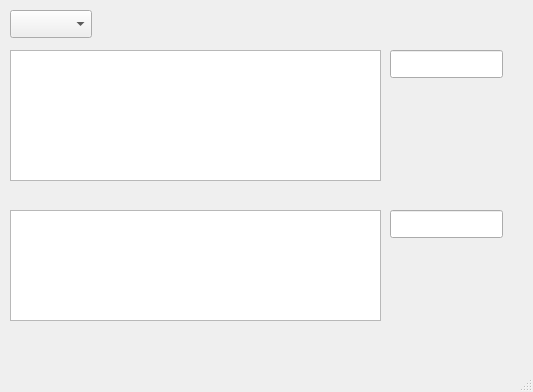
<?xml version="1.0" encoding="UTF-8"?>
<ui version="4.0">
 <class>MainWindow</class>
 <widget class="QMainWindow" name="MainWindow">
  <property name="geometry">
   <rect>
    <x>0</x>
    <y>0</y>
    <width>533</width>
    <height>392</height>
   </rect>
  </property>
  <property name="windowTitle">
   <string>MainWindow</string>
  </property>
  <widget class="QWidget" name="centralwidget">
   <widget class="QComboBox" name="comboBox">
    <property name="geometry">
     <rect>
      <x>10</x>
      <y>10</y>
      <width>82</width>
      <height>28</height>
     </rect>
    </property>
   </widget>
   <widget class="QTextBrowser" name="textBrowser">
    <property name="geometry">
     <rect>
      <x>10</x>
      <y>50</y>
      <width>371</width>
      <height>131</height>
     </rect>
    </property>
   </widget>
   <widget class="QTextBrowser" name="textBrowser_2">
    <property name="geometry">
     <rect>
      <x>10</x>
      <y>210</y>
      <width>371</width>
      <height>111</height>
     </rect>
    </property>
   </widget>
   <widget class="QLineEdit" name="lineEdit_3">
    <property name="geometry">
     <rect>
      <x>390</x>
      <y>50</y>
      <width>113</width>
      <height>28</height>
     </rect>
    </property>
   </widget>
   <widget class="QLineEdit" name="lineEdit_4">
    <property name="geometry">
     <rect>
      <x>390</x>
      <y>210</y>
      <width>113</width>
      <height>28</height>
     </rect>
    </property>
   </widget>
  </widget>
  <widget class="QMenuBar" name="menubar">
   <property name="geometry">
    <rect>
     <x>0</x>
     <y>0</y>
     <width>533</width>
     <height>25</height>
    </rect>
   </property>
  </widget>
  <widget class="QStatusBar" name="statusbar"/>
 </widget>
 <resources/>
 <connections/>
</ui>
